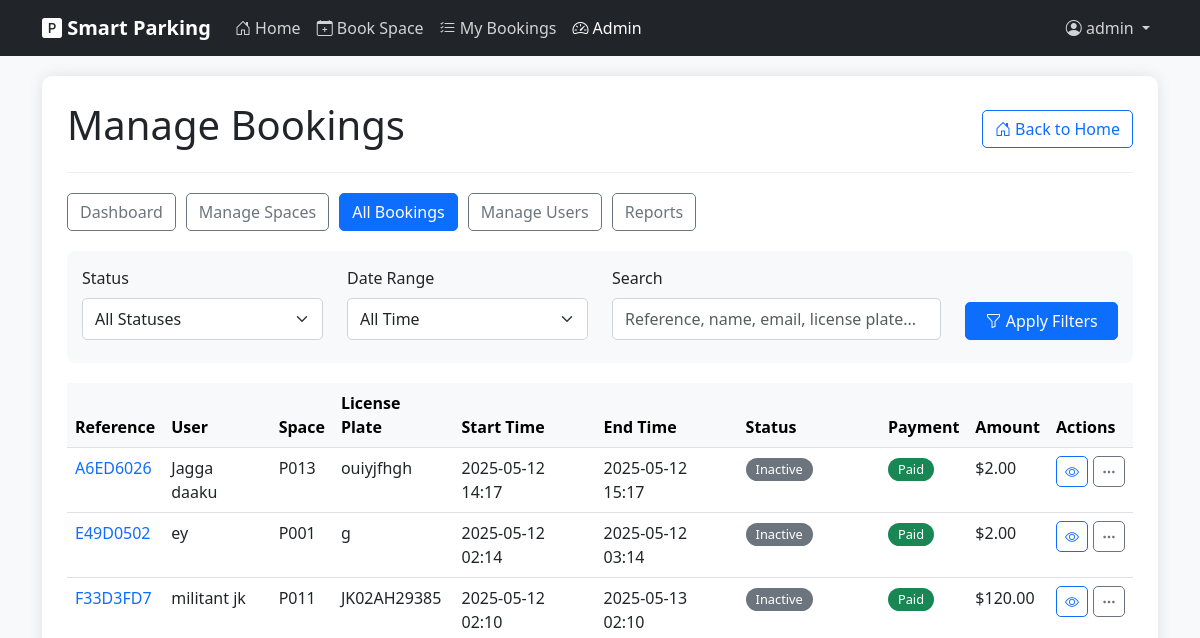
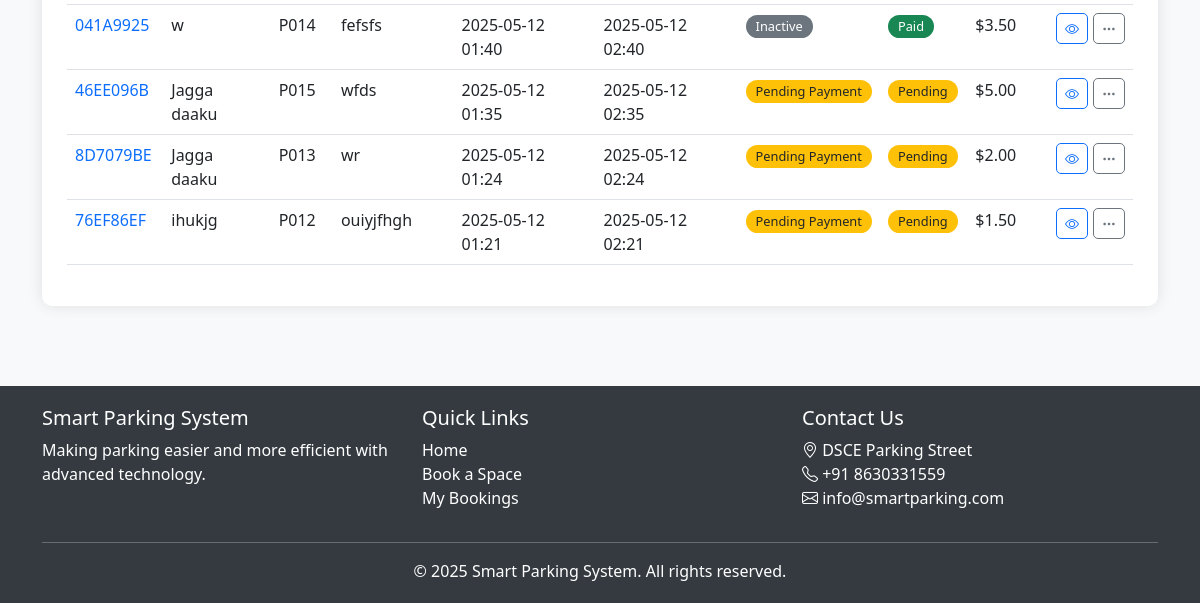
/admin/bookings (signed in), run on an earlier commit of the app's database (2 pictures, top to bottom).
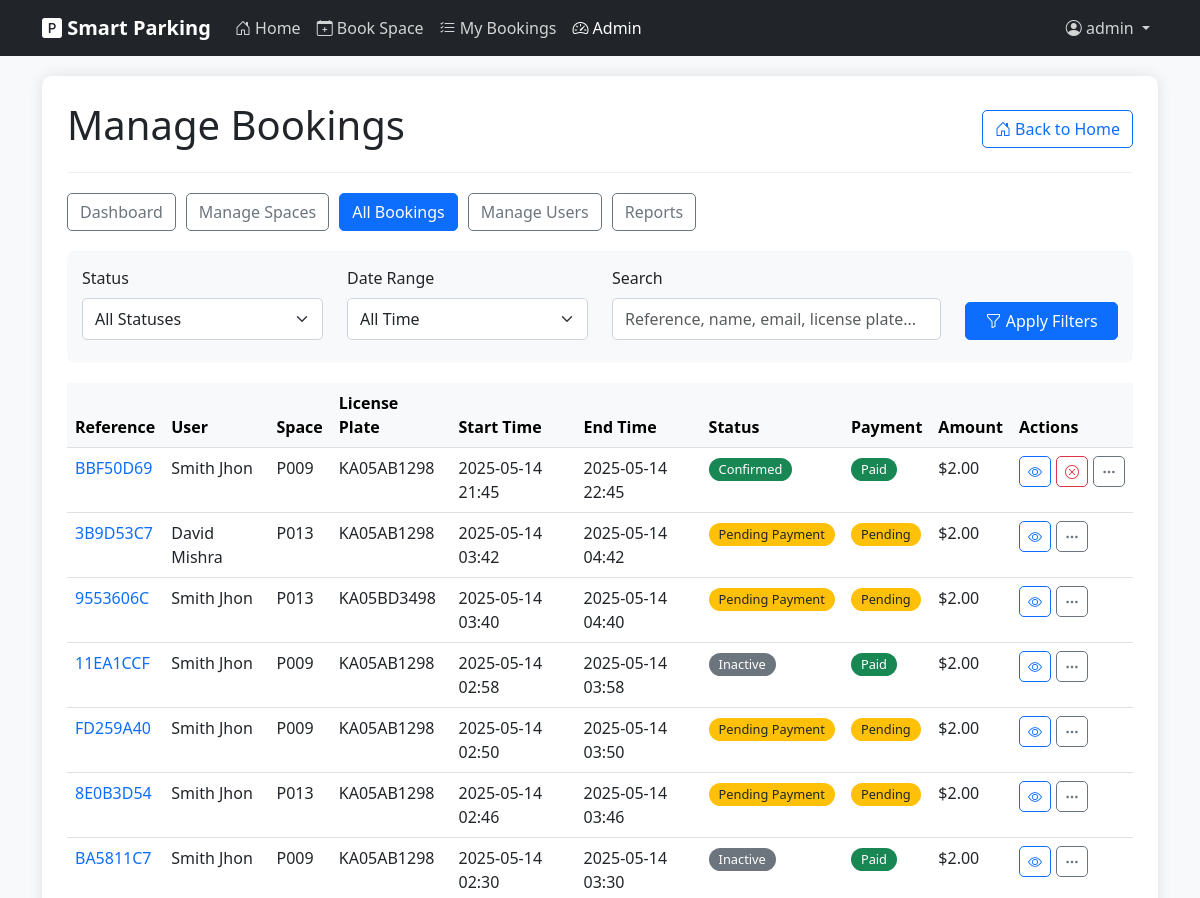
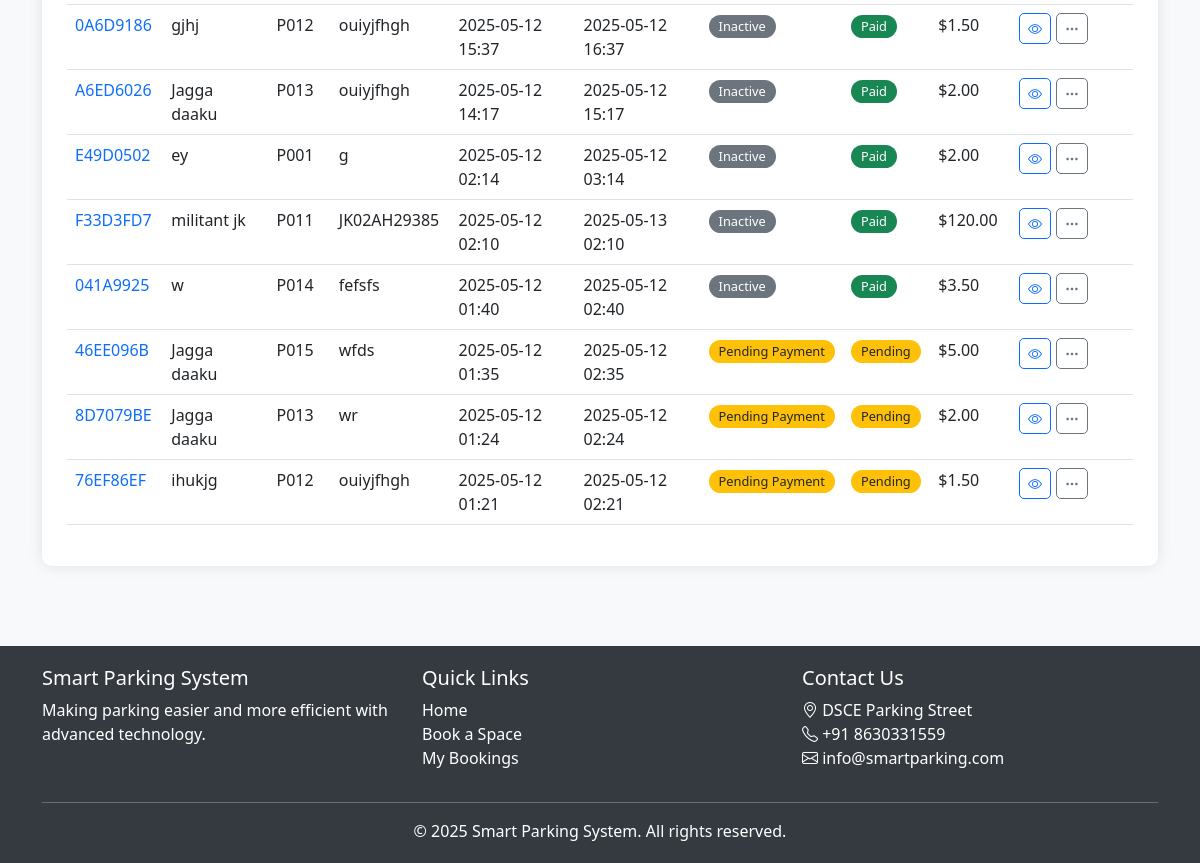
And on a later commit of the database (2 pictures, top to bottom).
### models.py (models this page shows, shortened)
class Booking(db.Model):
    id = db.Column(db.Integer, primary_key=True)
    booking_reference = db.Column(db.String(10), unique=True, nullable=False)
    user_id = db.Column(db.Integer, db.ForeignKey('user.id'), nullable=True)  # Can be null for guest bookings
    user_name = db.Column(db.String(100), nullable=False)
    user_email = db.Column(db.String(100), nullable=False)
    vehicle_id = db.Column(db.Integer, db.ForeignKey('vehicle.id'), nullable=True)
    license_plate = db.Column(db.String(20), nullable=False)
    start_time = db.Column(db.DateTime, nullable=False, default=datetime.utcnow)
    end_time = db.Column(db.DateTime, nullable=False)
    is_active = db.Column(db.Boolean, default=True)
    created_at = db.Column(db.DateTime, nullable=False, default=datetime.utcnow)
    parking_space_id = db.Column(db.Integer, db.ForeignKey('parking_space.id'), nullable=False)
    total_price = db.Column(db.Float, nullable=False)
    payment_status = db.Column(db.String(20), default='Pending')  # 'Pending', 'Paid', 'Refunded'
    check_in_time = db.Column(db.DateTime, nullable=True)
    check_out_time = db.Column(db.DateTime, nullable=True)
    selection_method = db.Column(db.String(20), default='Manual')  # 'Auto' or 'Manual'

class ParkingSpace(db.Model):
    id = db.Column(db.Integer, primary_key=True)
    position_x = db.Column(db.Integer, nullable=False)
    position_y = db.Column(db.Integer, nullable=False)
    space_id = db.Column(db.String(10), unique=True, nullable=False)
    zone = db.Column(db.String(20), default='General')  # e.g., 'VIP', 'Disabled', 'General'
    hourly_rate = db.Column(db.Float, default=150.00)  # Default hourly rate in INR (equivalent to ~$2.00)
    is_active = db.Column(db.Boolean, default=True)
    bookings = db.relationship('Booking', backref='parking_space', lazy=True)

### app.py (the view)
@app.route('/admin/bookings')
def admin_bookings():
    if not session.get('is_admin', False):
        flash('You do not have permission to access this page', 'danger')
        return redirect(url_for('index'))
    bookings = Booking.query.order_by(Booking.created_at.desc()).all()
    return render_template('admin/bookings.html', bookings=bookings)

### app.py (called while the page is built)
@app.context_processor
def inject_view_functions():
    return dict(view_functions=app.view_functions)

### templates/admin/bookings.html (shortened to what the changed rows need)
{% extends "layout.html" %}
{% block content %}
<div class="admin-container">
    <div class="admin-header d-flex justify-content-between align-items-center">
        <h1>Manage Bookings</h1>
    </div>
    <div class="table-responsive">
        <table class="table table-hover" id="bookingsTable">
            <thead class="table-light">
                <tr>
                    <th>Reference</th>
                    <th>User</th>
                    <th>Space</th>
                    <th>License Plate</th>
                    <th>Start Time</th>
                    <th>End Time</th>
                    <th>Status</th>
                    <th>Payment</th>
                    <th>Amount</th>
                    <th>Actions</th>
                </tr>
            </thead>
            <tbody>
                {% for booking in bookings %}
                    <tr class="booking-row"
                        data-status="{{ 'active' if booking.is_active else 'inactive' }}"
                        data-payment="{{ booking.payment_status.lower() }}">
                        <td>
                            <a href="{{ url_for('booking_details', reference=booking.booking_reference) }}" class="text-decoration-none">
                                {{ booking.booking_reference }}
                            </a>
                        </td>
                        <td>{{ booking.user_name }}</td>
                        <td>{{ booking.parking_space.space_id }}</td>
                        <td>{{ booking.license_plate }}</td>
                        <td>{{ booking.start_time.strftime('%Y-%m-%d %H:%M') }}</td>
                        <td>{{ booking.end_time.strftime('%Y-%m-%d %H:%M') }}</td>
                        <td>
                            {% if booking.payment_status == 'Paid' and booking.is_active %}
                                {% if booking.end_time < now() %}
                                    <span class="badge bg-danger status-badge">Expired</span>
                                {% else %}
                                    <span class="badge bg-success status-badge">Confirmed</span>
                                {% endif %}
                            {% elif booking.payment_status == 'Pending' %}
                                <span class="badge bg-warning text-dark status-badge">Pending Payment</span>
                            {% else %}
                                <span class="badge bg-secondary status-badge">Inactive</span>
                            {% endif %}
                        </td>
                        <td>
                            {% if booking.payment_status == 'Paid' %}
                                <span class="badge bg-success status-badge">Paid</span>
                            {% elif booking.payment_status == 'Pending' %}
                                <span class="badge bg-warning text-dark status-badge">Pending</span>
                            {% elif booking.payment_status == 'Refunded' %}
                                <span class="badge bg-info status-badge">Refunded</span>
                            {% endif %}
                        </td>
                        <td>${{ "%.2f"|format(booking.total_price) }}</td>
                        <td>
                            <div class="booking-actions">
                                <a href="{{ url_for('booking_details', reference=booking.booking_reference) }}" class="btn btn-sm btn-outline-primary" title="View Details">
                                    <i class="bi bi-eye"></i>
                                </a>
                                {% if booking.is_active %}
                                    <form method="POST" action="{{ url_for('cancel_booking', booking_id=booking.id) }}" onsubmit="return confirm('Are you sure you want to cancel this booking?');" class="d-inline">
                                        <button type="submit" class="btn btn-sm btn-outline-danger" title="Cancel Booking">
                                            <i class="bi bi-x-circle"></i>
                                        </button>
                                    </form>
                                {% endif %}
                                <button type="button" class="btn btn-sm btn-outline-secondary" data-bs-toggle="modal" data-bs-target="#bookingModal{{ booking.id }}" title="More Options">
                                    <i class="bi bi-three-dots"></i>
                                </button>
                            </div>
                        </td>
                    </tr>
                {% endfor %}
            </tbody>
        </table>
    </div>
</div>
{% endblock %}

What changed in the data, as far as the page shows it:
added Booking: booking_reference "BBF50D69", user_name "Smith Jhon", parking_space.space_id "P009", license_plate "KA05AB1298", start_time "2025-05-14 21:45", end_time "2025-05-14 22:45", payment_status "Confirmed", total_price "2.00"
added Booking: booking_reference "3B9D53C7", user_name "David Mishra", parking_space.space_id "P013", license_plate "KA05AB1298", start_time "2025-05-14 03:42", end_time "2025-05-14 04:42", payment_status "Pending Payment", total_price "2.00"
added Booking: booking_reference "9553606C", user_name "Smith Jhon", parking_space.space_id "P013", license_plate "KA05BD3498", start_time "2025-05-14 03:40", end_time "2025-05-14 04:40", payment_status "Pending Payment", total_price "2.00"
added Booking: booking_reference "11EA1CCF", user_name "Smith Jhon", parking_space.space_id "P009", license_plate "KA05AB1298", start_time "2025-05-14 02:58", end_time "2025-05-14 03:58", payment_status "Inactive", total_price "2.00"
added Booking: booking_reference "FD259A40", user_name "Smith Jhon", parking_space.space_id "P009", license_plate "KA05AB1298", start_time "2025-05-14 02:50", end_time "2025-05-14 03:50", payment_status "Pending Payment", total_price "2.00"
added Booking: booking_reference "8E0B3D54", user_name "Smith Jhon", parking_space.space_id "P013", license_plate "KA05AB1298", start_time "2025-05-14 02:46", end_time "2025-05-14 03:46", payment_status "Pending Payment", total_price "2.00"
added Booking: booking_reference "BA5811C7", user_name "Smith Jhon", parking_space.space_id "P009", license_plate "KA05AB1298", start_time "2025-05-14 02:30", end_time "2025-05-14 03:30", payment_status "Inactive", total_price "2.00"
added Booking: booking_reference "0A6D9186", user_name "gjhj", parking_space.space_id "P012", license_plate "ouiyjfhgh", start_time "2025-05-12 15:37", end_time "2025-05-12 16:37", payment_status "Inactive", total_price "1.50"
